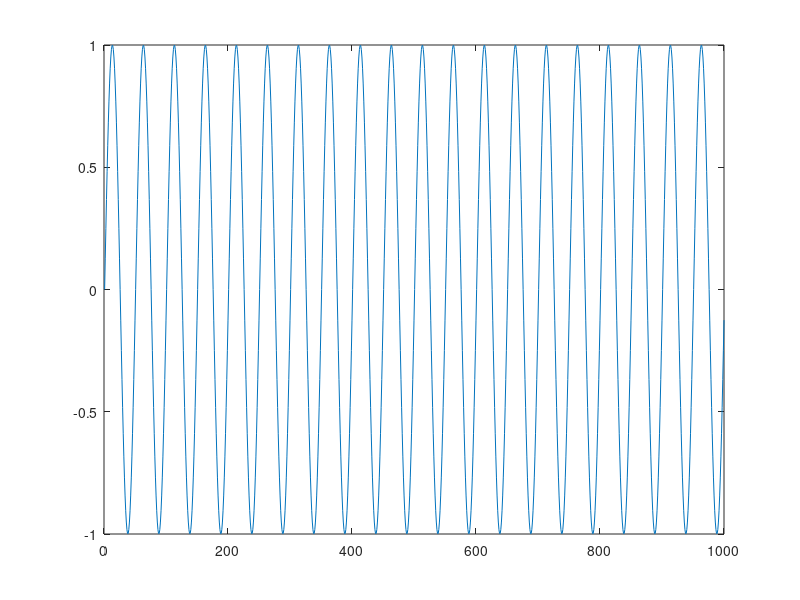
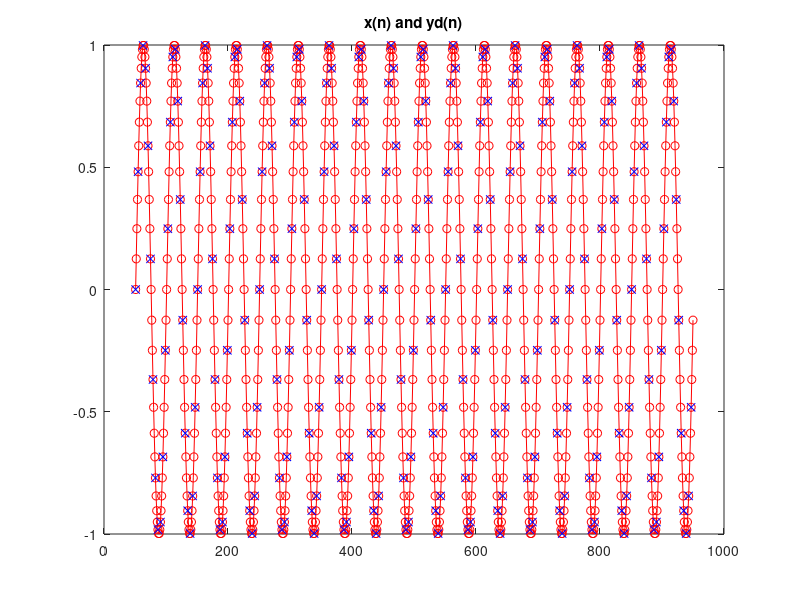
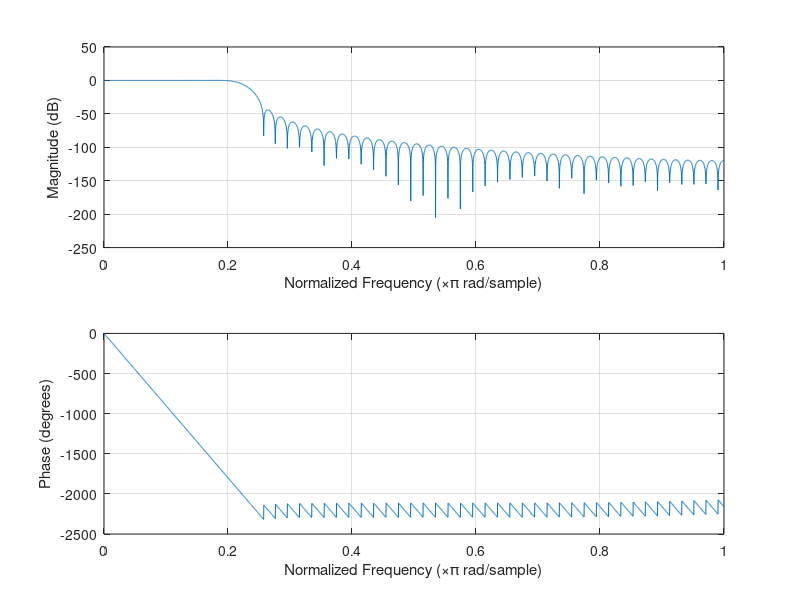

Here is the MATLAB script that generated these plots, in order:
% dsp10_ex_down.m - Signal down-sampling
clear; close all; clc;
% Input - parameters and signal x
L=4; M=50; N=2*M+1; Nx=1000; % L - down-sampling ratio
x = sin(2*pi*(0:Nx-1)/50); plot(x) % signal to be down-sampled

% Slow down-sampling (decimation)
% one convolution of filter weights with signal samples, then dcimation
%g = fir1(N-1, 1/L - 0.1*(1/L),kaiser(N,12)); % decimation filter design
g = fir1(N-1, 1/L - 0.1*(1/L),hanning(N));
y = filter(g,1,x); % filtering

yd = y(1:L:end); % decimation
yd1=resample(x,1,L);
yd2=decimate(x,L);
n = M+1:Nx-M; nd = (N-1)/L+1:Nx/L;
figure; plot(n,x(n),'ro-',n(1:L:end),yd(nd),'bx'); title('x(n) and yd(n)');
err1 = max(abs(x(n(1:L:end))-yd(nd)))
% Fast polyphase down-sampling (decimation)
% L convolutions of PP components of original signal and filter weights
% samples to be removed are not calculated
x = [ zeros(1,L-1) x(1:end-(L-1)) ];
ydpp = zeros(1,Nx/L);
for k=1:L
ydpp = ydpp + filter( (g(k:L:end)), 1, x(L-k+1:L:end) );
end
err2 = [max(abs(yd-ydpp)), max(abs(yd-yd1)), max(abs(yd-yd2))]
figure
freqz(g, 1, L*Nx);